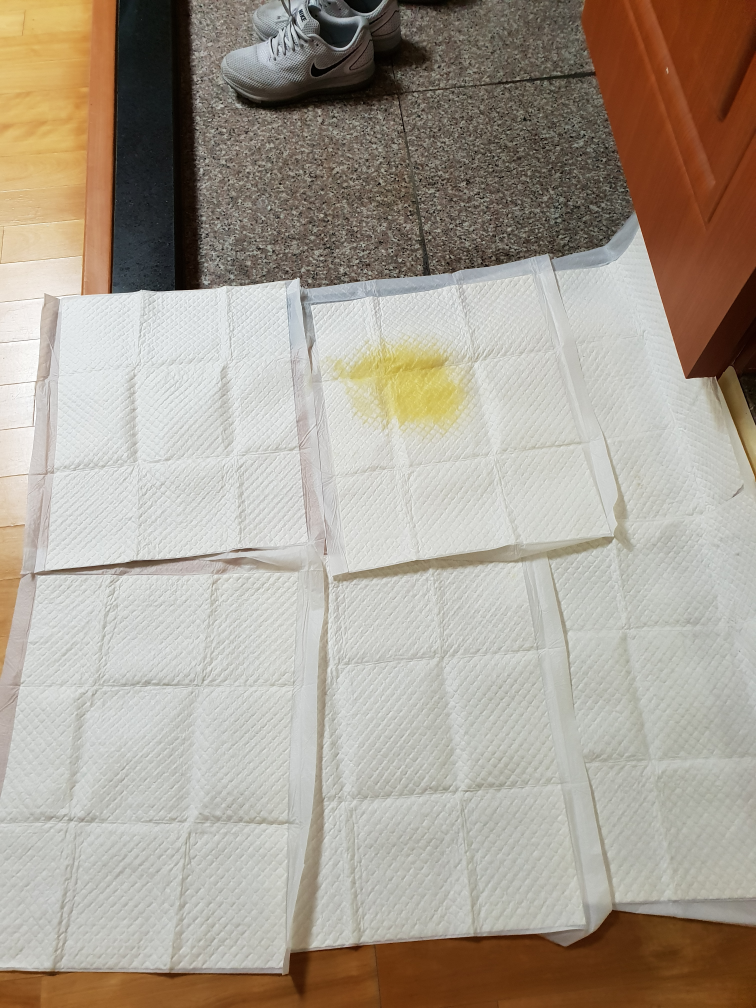
//> input picture dog.jpg, 3024 x 4032 px (shown at 1/4 size)
$ ./detectMain ../dog.jpg   (built with g++ and OpenCV 4)
//> lines starting //> are read from the running program, lines starting //| are printed output that depends on the picture; after the words box and inside, x2 and y2 are one past the last pixel; in counts of white or black regions, pixels touching at a corner belong together
### src/DogPeeDetector.h
#ifndef _DOG_PEE_DETECTOR_H_
#define _DOG_PEE_DETECTOR_H_

#include "opencv2/highgui/highgui.hpp"
#include "opencv2/imgproc/imgproc.hpp"
#include <vector>

using namespace cv;
using namespace std;

struct DogPeeDetectorInitData {
	cv::Size szResize;			// 내부 계산을 위한 이미지 리사이즈 크기
	cv::Range colorRange;		// 오줌 색의 범위(노란색)
	cv::Rect roi;				// 유효 영역 지정
	int saturationThreshold;	// 채도한계 지정(높으면 순수한 색에 가까운 것만, 낮을수록 흑백까지 잡음)
};

struct DogPeeResultData {
	cv::Mat image;
	cv::Mat mask;
	std::vector<std::vector<cv::Point> > peeContours;
	std::vector<double> peeAreas;
};

class DogPeeDetector
{
public:
	DogPeeDetector();
	DogPeeDetector(DogPeeDetectorInitData initData);
	~DogPeeDetector();

	// initialize
	static DogPeeDetectorInitData getDefaultInitData();
	void initDetector(DogPeeDetectorInitData initData);
	DogPeeDetectorInitData getInitData();

	// run
	int calcDogPeeArea(Mat img);
	DogPeeResultData getResults();
private:
	DogPeeDetectorInitData curInitData;

	cv::Mat image;
	Mat bw;
	Mat hsv;

	cv::Mat peeMask;
	std::vector<std::vector<cv::Point> > peeContours;
	std::vector<double> peeAreas;
};

#endif //_DOG_PEE_DETECTOR_H_

### src/DogPeeDetector.cpp
#include "DogPeeDetector.h"


DogPeeDetector::DogPeeDetector()
{
}

DogPeeDetector::DogPeeDetector(DogPeeDetectorInitData initData) {
	initDetector(initData);
}

DogPeeDetector::~DogPeeDetector()
{
}

DogPeeDetectorInitData DogPeeDetector::getDefaultInitData() {
	DogPeeDetectorInitData data;
	data.szResize = cv::Size(800, 600);
	data.colorRange.start = 29;
	data.colorRange.end = 41;
	data.roi = cv::Rect(10, 130, 780, 450);
	data.saturationThreshold = 50;
	return data;
}

void DogPeeDetector::initDetector(DogPeeDetectorInitData initData) {
	curInitData = initData;
}

DogPeeDetectorInitData DogPeeDetector::getInitData() {
	return curInitData;
}


// algorithm
int DogPeeDetector::calcDogPeeArea(Mat img) {
	if (img.empty())
		return -1;
	peeContours.clear();
	peeAreas.clear();
	resize(img, img, curInitData.szResize);
	image = img.clone();

	cvtColor(img, hsv, CV_BGR2HSV_FULL);
	bw = Mat(img.size(), CV_8U, Scalar(0));

	for (int i = 0; i < hsv.rows; i++) {
		for (int j = 0; j < hsv.cols; j++) {
			if (hsv.at<Vec3b>(i, j)[0] > curInitData.colorRange.start && hsv.at<Vec3b>(i, j)[0] < curInitData.colorRange.end && hsv.at<Vec3b>(i, j)[1] > curInitData.saturationThreshold) {
				bw.at<uchar>(i, j) = 255;
			}
		}
	}

	erode(bw, bw, Mat(3, 3, CV_8U, Scalar(255)));
	dilate(bw, bw, Mat(3, 3, CV_8U, Scalar(255)));
	dilate(bw, bw, Mat(3, 3, CV_8U, Scalar(255)));

	vector<vector<Point> > contours;
	findContours(bw, contours, CV_RETR_TREE, CV_CHAIN_APPROX_SIMPLE);

	for (int i = 0; i < contours.size(); i++) {
		double area = contourArea(contours[i]);
		if (area < 1000)
			continue;
		Rect bb = boundingRect(contours[i]);
		Rect ov = bb & curInitData.roi;
		if (ov.area() < 100)
			continue;
		peeContours.push_back(contours[i]);
	}

	for (int i = 0; i < peeContours.size(); i++) {
		double area = contourArea(peeContours[i]);
		peeAreas.push_back(area);
//		drawContours(img, peeContours, i, Scalar(0, 0, 255), 1);
	}
//	rectangle(img, curInitData.roi, Scalar(255, 0, 0), 2);

//	imshow("contours", img);

	return 0;
}


DogPeeResultData DogPeeDetector::getResults() {
	DogPeeResultData result;
	result.image = image.clone();
	result.mask = bw;
	result.peeContours = peeContours;
	result.peeAreas = peeAreas;
	return result;
}

### detect_dog_pee/detectMain.cpp
#include "opencv2/highgui/highgui.hpp"
#include "opencv2/imgproc/imgproc.hpp"
#include <vector>

#include "DogPeeDetector.h"

using namespace cv;
using namespace std;

int main(int argc, char** argv) {
	if (argc < 1) {
		printf("need input image path\n");
		return -1;
	}
	std::string path = argv[1];

	Mat img = imread(path);
//> img is the input picture: 4032 rows x 3024 cols, CV_8UC3; mean B, G, R 146.3, 158.9, 168.3
	if (img.empty()) {
		printf("image load fail\n");
		return -1;
	}

	DogPeeDetectorInitData dogInit = DogPeeDetector::getDefaultInitData();

	DogPeeDetector dog(dogInit);

	int res = dog.calcDogPeeArea(img);
//> in calcDogPeeArea, `resize(img, img, curInitData.szResize);`:
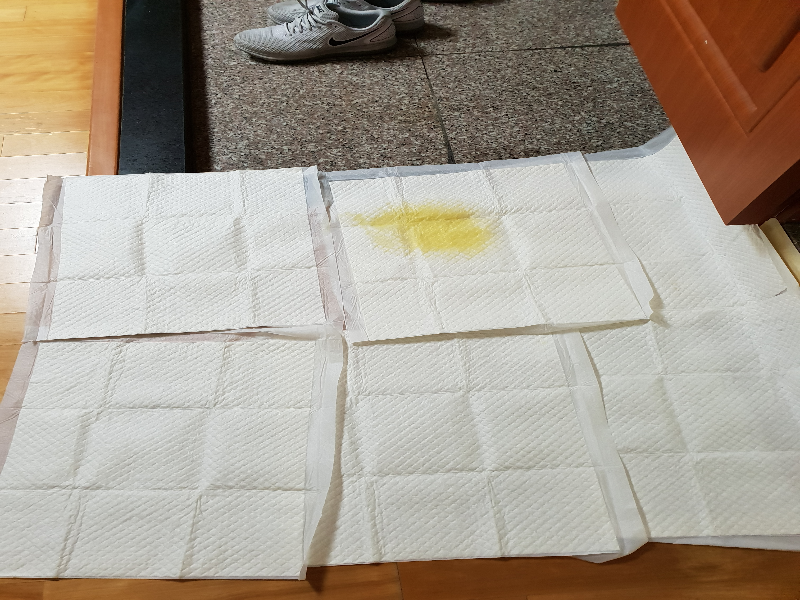
//> img: 600 rows x 800 cols, CV_8UC3; mean B, G, R 146.1, 158.8, 168.2
//> in calcDogPeeArea, `cvtColor(img, hsv, CV_BGR2HSV_FULL);`: hsv: 600 rows x 800 cols, CV_8UC3; mean H, S, V 50, 48.9, 169.4
//> after the loop in calcDogPeeArea, `for (int i = 0; i < hsv.rows; i++)`:
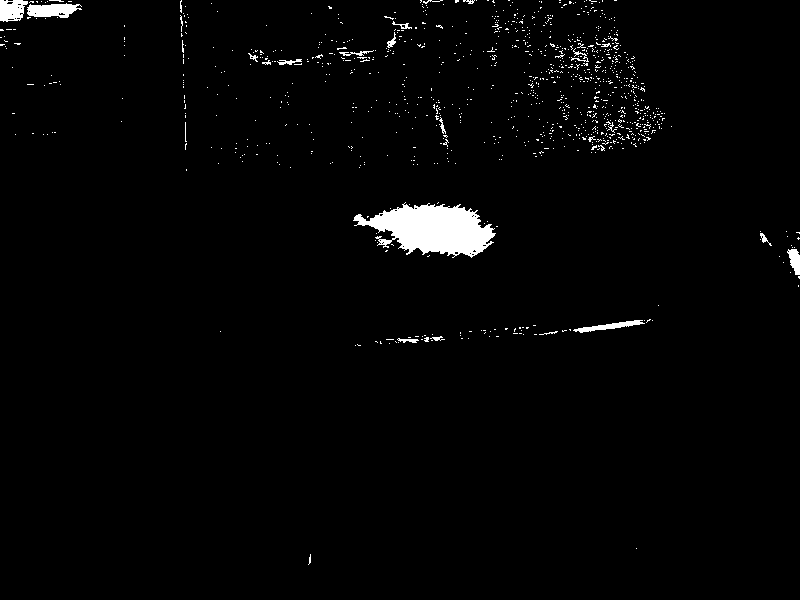
//> bw: 600 rows x 800 cols, CV_8UC1; 2% white; 1042 white regions (1017 under 20 px), largest, box (x1, y1, x2, y2) and area: (353, 202, 496, 258) 4688, (27, 3, 82, 18) 571, (0, 0, 28, 22) 469
//> in calcDogPeeArea, `dilate(bw, bw, Mat(3, 3, CV_8U, Scalar(255)));`:
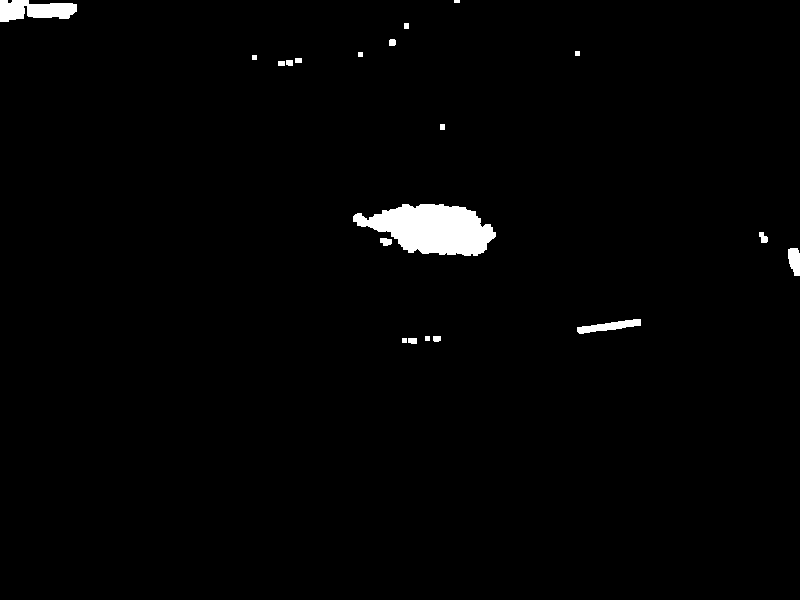
//> bw: 600 rows x 800 cols, CV_8UC1; 1.5% white; 20 white regions (1 under 20 px)
//> in calcDogPeeArea, `findContours(bw, contours, CV_RETR_TREE, CV_CHAIN_APPROX_SIMPLE);`: contours = 20 contours, 6 with area under 20; largest, box (x1, y1, x2, y2) and area: (353, 204, 496, 256) 4706, (0, 0, 77, 22) 1094, (577, 319, 641, 334) 389, (788, 248, 800, 276) 236, (380, 238, 392, 246) 60
//> the loop in calcDogPeeArea, `for (int i = 0; i < contours.size(); i++)` made 20 passes
//> (area, bb, ov) on pass 20: (1093.5, Rect(0, 0, 77, 22), Rect(0, 0, 0, 0))
//> (area, ov) on pass 9: (4706, Rect(353, 204, 143, 52))
//> the loop in calcDogPeeArea, `for (int i = 0; i < peeContours.size(); i++)` made 1 pass
//> area on pass 1: 4706
//> res = 0
	if (res < 0) {
		printf("error detect pee\n");
		return -1;
	}
	DogPeeResultData result = dog.getResults();
//> in getResults, `result.peeContours = peeContours;`: result.peeContours = 1 contour; box (x1, y1, x2, y2) and area: (353, 204, 496, 256) 4706
//> in getResults, `result.peeAreas = peeAreas;`: result.peeAreas = [4706]

	Mat rimg = result.image;

	char txt[100];
	for (int i = 0; i < result.peeContours.size(); i++) {
		drawContours(result.image, result.peeContours, i, Scalar(0, 0, 255), 1);
		sprintf(txt,"%.1lf",result.peeAreas[i]);
		Rect r = boundingRect(result.peeContours[i]);
		putText(rimg, txt, r.br(), CV_FONT_HERSHEY_SIMPLEX, 0.9, Scalar(0, 0, 255), 1);


		printf("%dth area: %.1lf\n", i+1, result.peeAreas[i]);
	}
//> this loop made 1 pass
//> (txt, r) on pass 1: ("4706.0", Rect(353, 204, 143, 52))
//| 1th area: 4706.0
//> pass 1, `putText(rimg, txt, r.br(), CV_FONT_HERSHEY_SIMPLEX, 0.9, Scalar(0, 0, ..`:
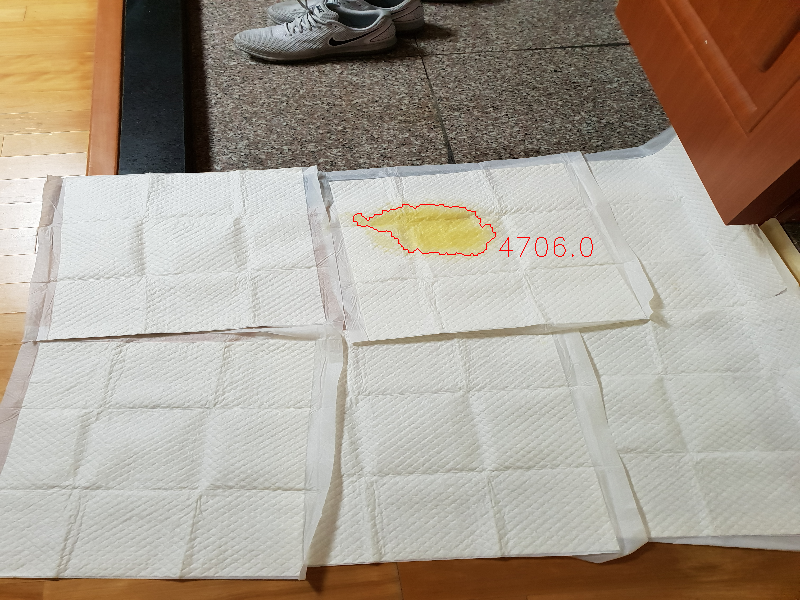
//> rimg: 600 rows x 800 cols, CV_8UC3; 0.12% of pixels changed, all inside (x1, y1, x2, y2) = (353, 204, 593, 257)
	imshow("dog", rimg);
	waitKey(0);

	return 0;
}
